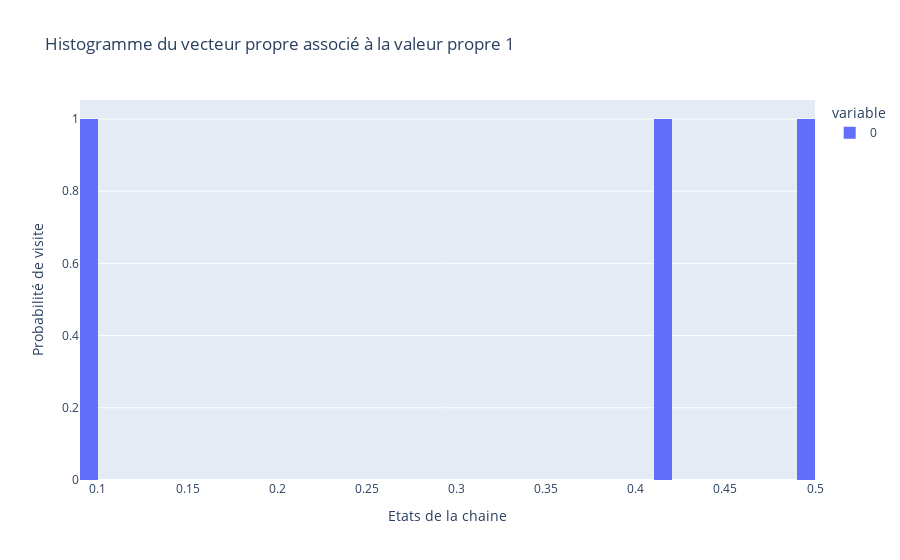

The cell this chart's notebook holds for it:
### Markdown cell above
La chaine étant récurrente et l'espace d'état fini, nécessairement la mesure invariante est unique.

### Code cell
w,v=np.linalg.eig(P.T)
normalized_vector = np.real(v[:,0] / np.sum(v[:,0]))
print(f"Valeurs propres :                                       {w}")
print(f"Vecteur propre associé à la valeur propre 1 :           {v[:,0]}")
print(f"Vecteur propre associé à la valeur propre 1 normalisé : {normalized_vector}")

fig = px.histogram(normalized_vector,title='Histogramme du vecteur propre associé à la valeur propre 1',nbins=3,labels={"0":"Etat 0","1":"Etat 1","2":"Etat 2"})
fig.update_traces(xbins_size=0.01)
fig.update_layout(
    xaxis_title="Etats de la chaine",
    yaxis_title="Probabilité de visite")
fig.show()

### Figure 1 — Plotly figure (JSON) as saved in the notebook; plotly's stock layout.template omitted (floating-point values rounded to 4 significant figures)
{"data": [{"alignmentgroup": "True", "bingroup": "x", "hovertemplate": "variable=0<br>value=%{x}<br>count=%{y}<extra></extra>", "legendgroup": "0", "marker": {"color": "#636efa", "pattern": {"shape": ""}}, "name": "0", "nbinsx": 3, "offsetgroup": "0", "orientation": "v", "showlegend": true, "x": [0.492, 0.4171, 0.09091], "xaxis": "x", "yaxis": "y", "type": "histogram", "xbins": {"size": 0.01}}], "layout": {"xaxis": {"anchor": "y", "domain": [0.0, 1.0], "title": {"text": "Etats de la chaine"}}, "yaxis": {"anchor": "x", "domain": [0.0, 1.0], "title": {"text": "Probabilité de visite"}}, "legend": {"title": {"text": "variable"}, "tracegroupgap": 0}, "title": {"text": "Histogramme du vecteur propre associé à la valeur propre 1"}, "barmode": "relative"}}
